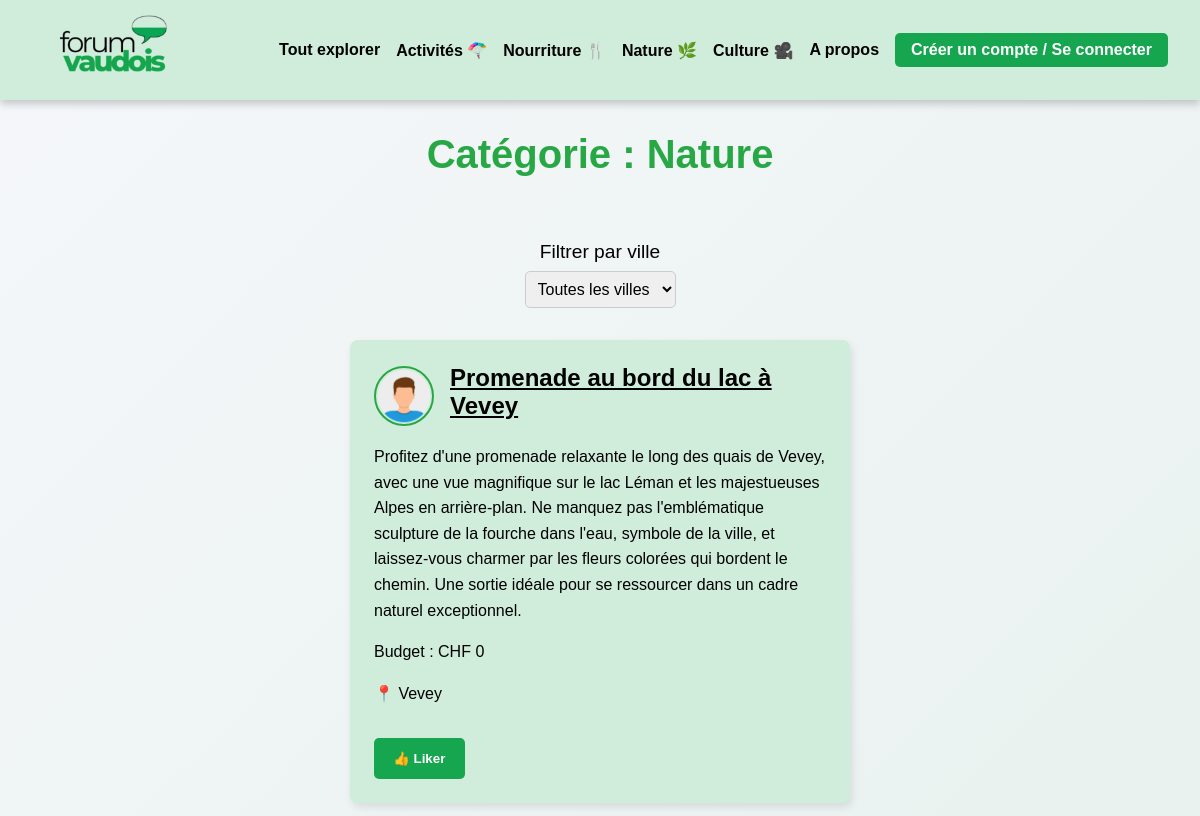
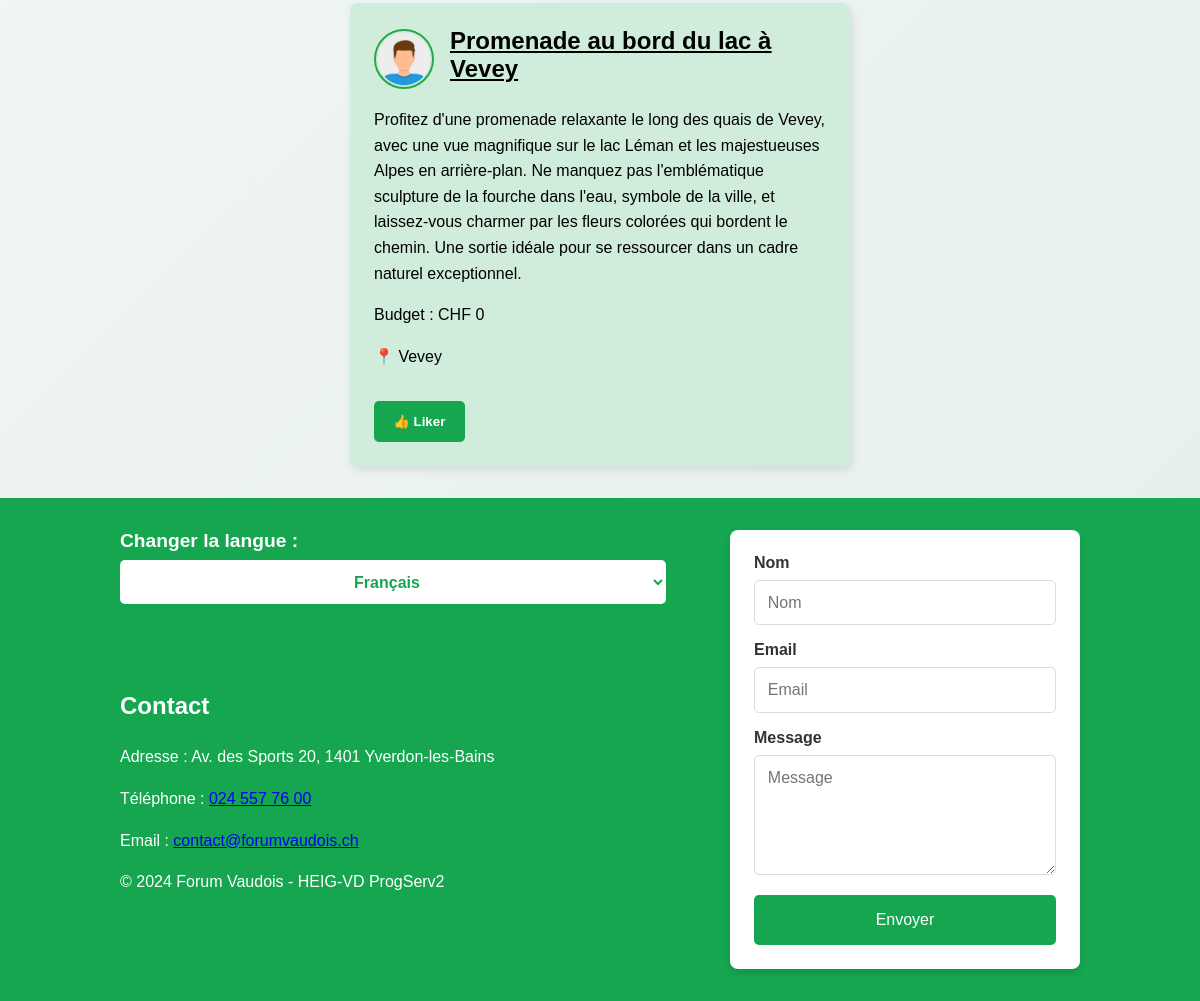
The app's page /pages/news.php?category=nature with its own data (2 pictures, top to bottom).
### tables this page shows
CREATE TABLE Post (
    id INTEGER PRIMARY KEY AUTOINCREMENT,
    id_user INTEGER NOT NULL,
    id_city INTEGER NOT NULL,
    id_category INTEGER NOT NULL,
    title TEXT NOT NULL,
    text TEXT NOT NULL,
    budget REAL,
    address TEXT,
    created_at DATETIME DEFAULT CURRENT_TIMESTAMP,
    last_update DATETIME DEFAULT CURRENT_TIMESTAMP,
    FOREIGN KEY (id_user) REFERENCES User(id) ON DELETE CASCADE,
    FOREIGN KEY (id_city) REFERENCES City(id),
    FOREIGN KEY (id_category) REFERENCES Category(id)
);

### lang/lang_func.php (called while the page is built, shortened)
<?php
if (!function_exists('t')) {
    function t($key)
    {
        $language = getLanguage();
        $path = __DIR__ . DIRECTORY_SEPARATOR . "dictionaries" . DIRECTORY_SEPARATOR;
        $langFile = $path . "{$language}.php";
        $dictionary = require $langFile;
        return (array_key_exists($key, $dictionary))
            ? $dictionary[$key]
            : "[{$key}]";
    }
}
if (!function_exists('getLanguage')) {
    function getLanguage($defaultLanguage = 'fr')
    {
        $language = null;
        if (isset($_GET['lang'])) {
            $language = $_GET['lang'];
        } elseif (isset($_SESSION['LANG'])) {
            $language = $_SESSION['LANG'];
        } else {
            $language = getLanguageFromBrowser($defaultLanguage);
        }
        return $language;
    }
}
if (!function_exists('getSupportedLanguages')) {
    function getSupportedLanguages()
    {
        $path = __DIR__ . DIRECTORY_SEPARATOR . "dictionaries" . DIRECTORY_SEPARATOR;
        $files = glob($path . "*.php");
        $languages = [];
        foreach ($files as $file) {
            $languages[] = pathinfo($file, PATHINFO_FILENAME);
        }
        return $languages;
    }
}
if (!function_exists('loadLanguage')) {
    function loadLanguage($lang)
    {
        $path = __DIR__ . DIRECTORY_SEPARATOR . "dictionaries" . DIRECTORY_SEPARATOR;
        $langFile = $path . "{$lang}.php";
        return require $langFile;
    }
}

### src/CRUDManager/DbManagerCRUD.php (called while the page is built, shortened)
<?php
class DbManagerCRUD implements I_ApiCRUD
{
    private $db;
    public function __construct()
    {
        $config = parse_ini_file(__DIR__ . '/../../config/db.ini');
        $basePath = dirname(__DIR__, 2);
        $dsn = str_replace('%BASE_PATH%', $basePath, $config['dsn']);
        $username = $config['username'];
        $password = $config['password'];
        $this->db = new \PDO($dsn, $username, $password);
    }
    public function getPostsByCategory(int $id_category): array
    {
        $sql = "SELECT * FROM Post WHERE id_category = :id_category";
        $stmt = $this->db->prepare($sql);
        $stmt->bindParam('id_category', $id_category, \PDO::PARAM_INT);
        $stmt->execute();
        $posts = [];
        while ($row = $stmt->fetch(\PDO::FETCH_ASSOC)) {
            $posts[] = new Post(
                $row['title'],
                $row['text'],
                $row['budget'],
                $row['id_user'],
                $row['id_city'],
                $row['id_category'],
                new DateTime($row['created_at']),
                new DateTime($row['last_update']),
                $row['id'],
                $row['address']
            );
        }
        return $posts;
    }
}

### src/Entity/Post.php (called while the page is built, shortened)
<?php
class Post
{
    private int $id;
    private string $title;
    private string $text;
    private int $budget;
    private int $city;
    public function __construct(string $title, string $text, int $budget, int $author, int $city, int $category, DateTime $created_at, DateTime $last_update, int $id = 0, string $address = "")
    {
        $this->id = $id;
    }
    public function getId(): int
    {
        return $this->id;
    }
    public function setTitle(string $title): void
    {
        $this->title = $title;
    }
    public function getTitle(): string
    {
        return $this->title;
    }
    public function setText(string $text): void
    {
        $this->text = $text;
    }
    public function getText(): string
    {
        return $this->text;
    }
    public function setBudget(int $budget)
    {
        $this->budget = $budget;
    }
    public function getBudget(): int
    {
        return $this->budget;
    }
    public function setCity(int $city): void
    {
        $this->city = $city;
    }
    public function getCity(): int
    {
        return $this->city;
    }
}

### src/Entity/City.php (called while the page is built, shortened)
<?php
class City
{
    private $cityName;
    public function setCityName(string $cityName)
    {
        $options = "/^.{1,50}$/";
        $this->cityName = $cityName;
    }
    public function getCityName(): string
    {
        return $this->cityName;
    }
    public static function getCityById(int $id): City
    {
        $cityData = [
            1 => "Lausanne",
            3 => "Yverdon-les-Bains",
            2 => "Montreux",
            4 => "Vevey",
            5 => "Nyon",
            7 => "Renens",
            6 => "Morges"
        ];
        return new City($cityData[$id], $id);
    }
}

### pages/news.php (the view, shortened to what this page needs)
<?php
require_once __DIR__ . '/../lang/lang_func.php';
$categoryName = isset($_GET['category']) ? htmlspecialchars($_GET['category']) : 'all';
$cityId = isset($_GET['city']) ? (int)$_GET['city'] : 0;
$categories = [
    'food' => 1,
    'activity' => 2,
    'nature' => 3,
    'culture' => 4,
    'all' => 0,
];
try {
    $dbManager = new DbManagerCRUD();
    $posts = [];
    if ($categoryName == "all") {
        $posts = $dbManager->showPosts();
    } else {
        $posts = $dbManager->getPostsByCategory($categories[$categoryName]);
    }
} catch (Exception $e) {
    echo "Erreur lors de la récupération des posts : " . $e->getMessage();
    exit;
}
?>
<!DOCTYPE html>
<html lang="en">
<head>
    <link rel="stylesheet" href="../assets/css/style.css?v=<?= time(); ?>">
</head>
<body>
    <div class="wrapper">
        <?php include '../components/header.php'; ?>
        <main class="news-feed">
            <h1><?= t('category_title'); ?> : <?= ucfirst($messages['category_names'][$categoryName] ?? $categoryName); ?></h1>
            <form method="get" action="news.php" class="filter-form">
                <label for="city-filter"><?= t('filter_by_city'); ?></label>
                <select name="city" id="city-filter" onchange="this.form.submit()">
                    <option value="0" <?= $cityId === 0 ? 'selected' : ''; ?>><?= t('all_cities'); ?></option>
                </select>
            </form>
            <div class="posts-container">
                <?php if (!empty($posts)): ?>
                    <?php foreach ($posts as $post): ?>
                        <div class="post-card">
                            <div class="post-header">
                                <img src="../assets/images/user-avatar.png" alt="Auteur" class="post-avatar">
                                <a href="postDetails.php?id_post=<?= $post->getId(); ?>">
                                    <h2><?= htmlspecialchars($post->getTitle()); ?></h2>
                                </a>
                            </div>
                            <p class="post-content"><?= htmlspecialchars($post->getText()); ?></p>
                            <p class="post-budget">Budget : CHF <?= htmlspecialchars($post->getBudget()); ?></p>
                            <p class="post-location">
                                    📍 <?= htmlspecialchars(City::getCityById($post->getCity())->getCityName()) ?>
                                </p>
                            <div class="post-footer">
                                <form method="post" action="likePost.php">
                                    <button type="submit" class="like-button">👍 Liker</button>
                                </form>
                            </div>
                        </div>
                    <?php endforeach; ?>
                <?php else: ?>
                    <p><?= t('news_no_posts'); ?></p>
                <?php endif; ?>
            </div>
        </main>
        <?php include '../components/footer.php'; ?>
    </div>
</body>
</html>

### assets/css/style.css (style rules this page uses)
* { margin: 0; padding: 0; box-sizing: border-box; font-family: "Arial", sans-serif; }
html, body { height: 100%; }
.wrapper { display: flex; flex-direction: column; background: linear-gradient(135deg, #f5f7fa 0%, #e3efea 100%); min-height: 100vh; }
.news-feed { display: flex; flex-direction: column; justify-content: center; padding: 2rem; flex: 1; }
.news-feed h1 { text-align: center; color: #28a745; font-size: 2.5rem; margin-bottom: 2rem; }
.posts-container { display: flex; flex-direction: column; gap: 1rem; align-items: center; }
.post-card { background-color: #d0eddc; border-radius: 8px; width: 90%; max-width: 500px; padding: 1.5rem; box-shadow: 2px 4px 8px rgba(0, 0, 0, 0.1); }
.post-header { display: flex; align-items: center; gap: 1rem; margin-bottom: 1rem; }
.post-avatar { width: 50px; height: 50px; border-radius: 50%; border: 2px solid #28a745; }
.post-card h2 { font-size: 1.5rem; color: #333; margin: 0; }
.post-footer { display: flex; justify-content: space-between; align-items: center; }
.post-location { font-size: 0.9rem; color: #666; }
.filter-form { display: flex; flex-direction: column; align-items: center; justify-content: center; margin: 2rem auto; text-align: center; }
.filter-form label { font-size: 1.2rem; margin-bottom: 0.5rem; }
.filter-form select { padding: 0.5rem; border-radius: 5px; border: 1px solid #ccc; font-size: 1rem; outline: none; cursor: pointer; }
.posts-container { display: flex; flex-direction: column; gap: 1rem; }
.post-header h2 { font-size: 1.5rem; color: black; margin: 0 0 0.5rem; text-decoration: underline; }
.post-card p { font-size: 1rem; color: black; margin-bottom: 1rem; line-height: 1.6; }
.post-avatar { width: 60px; height: 60px; border-radius: 50%; border: 2px solid #28a745; }
.like-button { background-color: #15a64f; color: #fff; padding: 0.8rem 1.2rem; border: none; border-radius: 5px; cursor: pointer; font-weight: bold; margin-top: 1rem; transition: background-color 0.3s ease; }

### records on screen
post: title "Promenade au bord du lac à Vevey", text "Profitez d'une promenade relaxante le long des quais de Vevey, avec une vue magnifique sur le lac Léman et les majestueuses Alpes en arrière-plan. Ne manquez pas l'emblématique sculpture de la fourche dans l'eau, symbole de la ville, et laissez-vous charmer par les fleurs colorées qui bordent le chemin. Une sortie idéale pour se ressourcer dans un cadre naturel exceptionnel.", budget "0", id_city "Vevey"
post: title "Promenade au bord du lac à Vevey", text "Profitez d'une promenade relaxante le long des quais de Vevey, avec une vue magnifique sur le lac Léman et les majestueuses Alpes en arrière-plan. Ne manquez pas l'emblématique sculpture de la fourche dans l'eau, symbole de la ville, et laissez-vous charmer par les fleurs colorées qui bordent le chemin. Une sortie idéale pour se ressourcer dans un cadre naturel exceptionnel.", budget "0", id_city "Vevey"

### other values on screen
$messages['nav_all'] "Tout explorer"
$messages['nav_activities'] "Activités 🪂"
$messages['nav_food'] "Nourriture 🍴"
$messages['nav_nature'] "Nature 🌿​"
$messages['nav_culture'] "Culture ​​🎥​"
$messages['nav_about'] "A propos"
$messages['nav_button_login'] "Créer un compte / Se connecter"
t('category_title') "Catégorie"
$messages['category_names'][$categoryName] "Nature"
t('filter_by_city') "Filtrer par ville"
$messages['change_language'] "Changer la langue :"
$messages['footer_title'] "Contact"
$messages['footer_address'] "Adresse"
$messages['footer_phone'] "Téléphone"
$messages['footer_email'] "Email"
